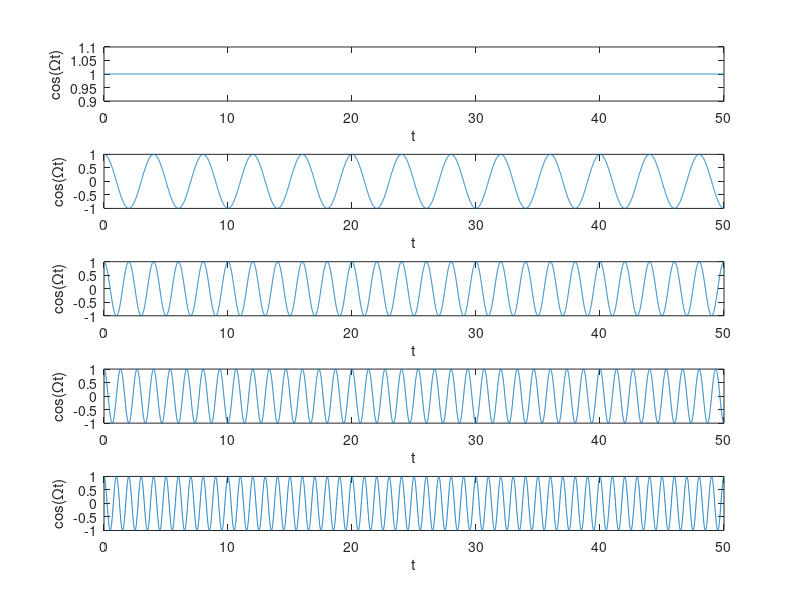
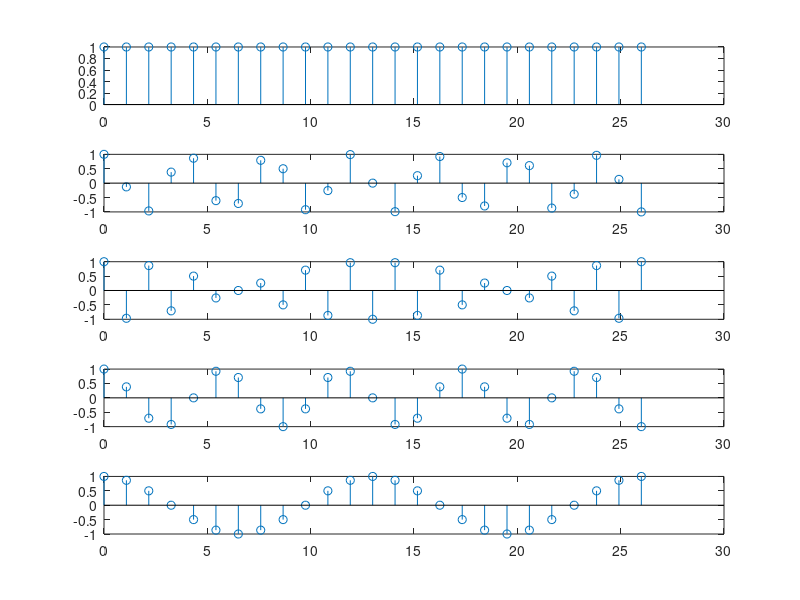

Reproduce these figures in MATLAB, in order. (Note: this script raises an error after producing the figures.)
%% Q2
cont_omega=[0, pi/2,pi,3*pi/2,2*pi];
disc_omega=[0, pi/2,pi,3*pi/2,2*pi];
t=linspace(0,50,10000);
n=linspace(0,26,25);
figure();

for i=1:5
    
    subplot(5,1,i);
    y=cos(cont_omega(i)*t);
    plot(t,y);
    xlabel('t');
    ylabel('cos(Ωt)')
    
    
end


figure();
for i=1:5
    
    subplot(5,1,i);
    y=cos(disc_omega(i)*n);
    stem(n,y);
end

%% Q3

voice_signal=load('lineup.mat');
signal_y=voice_signal.y;
sound(signal_y(1:1:3*end/5))

n=0:1:1010;
alfa=0.5;
impulse_1=[1, zeros(1,999), alfa, zeros(1,10)];
plot(n,impulse_1,'linewidth',2);
xlabel('n');
ylabel('h[n]');
grid on;

%% 3-e

diract_delta=[1, zeros(1,100000)];

coeff_output=[1,zeros(1,999), alfa];
coeff_input=[1];

out=filter(coeff_input,coeff_output,signal_y);
h_1=filter(coeff_output,coeff_input,diract_delta);


h_2=filter(coeff_input,coeff_output,diract_delta);

temp=conv(h_1,h_2);
plot(temp)
disp(sum(temp))
%%
sound(z);

figure();
subplot(2,1,1);
plot(y);title('signal with echo-y[n]');
xlabel('n');
ylabel('value');
subplot(2,1,2);
plot(z);title('signal after echo cancellation-x[n]')
xlabel('n');
ylabel('value');






